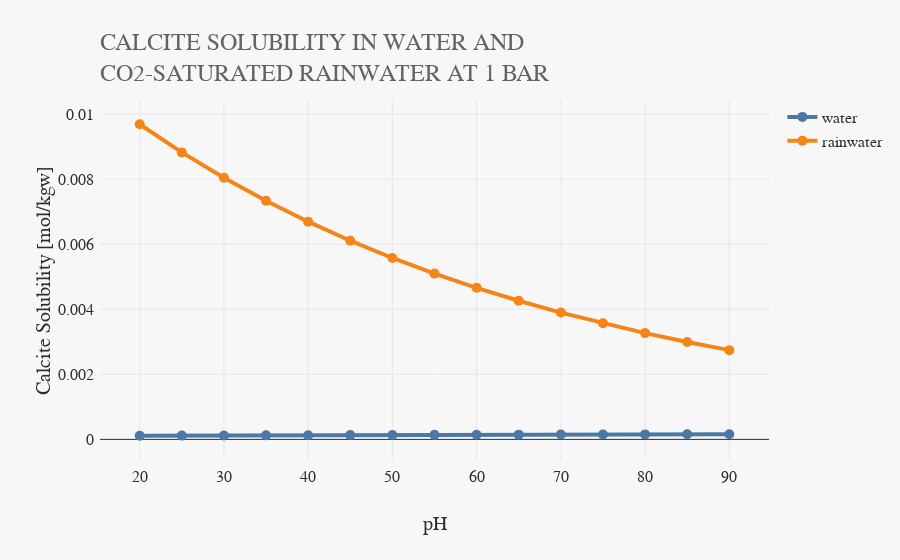

Here is the notebook cell this chart was saved with:
### Markdown cell above
We plot below the solubility of calcite in water and in CO<sub>2</sub>-saturated rainwater at 1 bar:

### Code cell
from reaktplot import *

df_water_P1 = df_water[df_water['P'] == 1.0]
df_rainwater_P1 = df_rainwater[df_rainwater['P'] == 1.0]

fig = Figure()
fig.title("CALCITE SOLUBILITY IN WATER AND<br>CO2-SATURATED RAINWATER AT 1 BAR")
fig.xaxisTitle('Temperature [°C]')
fig.yaxisTitle('Calcite Solubility [mol/kgw]')
fig.drawLineWithMarkers(df_water_P1["T"], df_water_P1["deltaCalcite"], name="water")
fig.drawLineWithMarkers(df_rainwater_P1["T"], df_rainwater_P1["deltaCalcite"], name="rainwater")

fig.show()

### Figure 1 — Plotly figure (JSON) as saved in the notebook; plotly's stock layout.template omitted (floating-point values rounded to 4 significant figures)
{"data": [{"mode": "lines+markers", "name": "water", "type": "scatter", "x": [20, 25, 30, 35, 40, 45, 50, 55, 60, 65, 70, 75, 80, 85, 90], "y": [0.0001117, 0.0001158, 0.0001199, 0.0001238, 0.0001277, 0.0001315, 0.0001352, 0.0001388, 0.0001422, 0.0001455, 0.0001485, 0.0001513, 0.0001539, 0.0001562, 0.0001582]}, {"mode": "lines+markers", "name": "rainwater", "type": "scatter", "x": [20, 25, 30, 35, 40, 45, 50, 55, 60, 65, 70, 75, 80, 85, 90], "y": [0.009685, 0.00882, 0.008041, 0.007334, 0.00669, 0.006106, 0.005575, 0.005095, 0.004658, 0.00426, 0.003897, 0.003567, 0.003267, 0.002993, 0.002743]}], "layout": {"title": {"text": "CALCITE SOLUBILITY IN WATER AND<br>CO2-SATURATED RAINWATER AT 1 BAR"}, "xaxis": {"title": {"text": "pH"}}, "yaxis": {"title": {"text": "Calcite Solubility [mol/kgw]"}}}}
